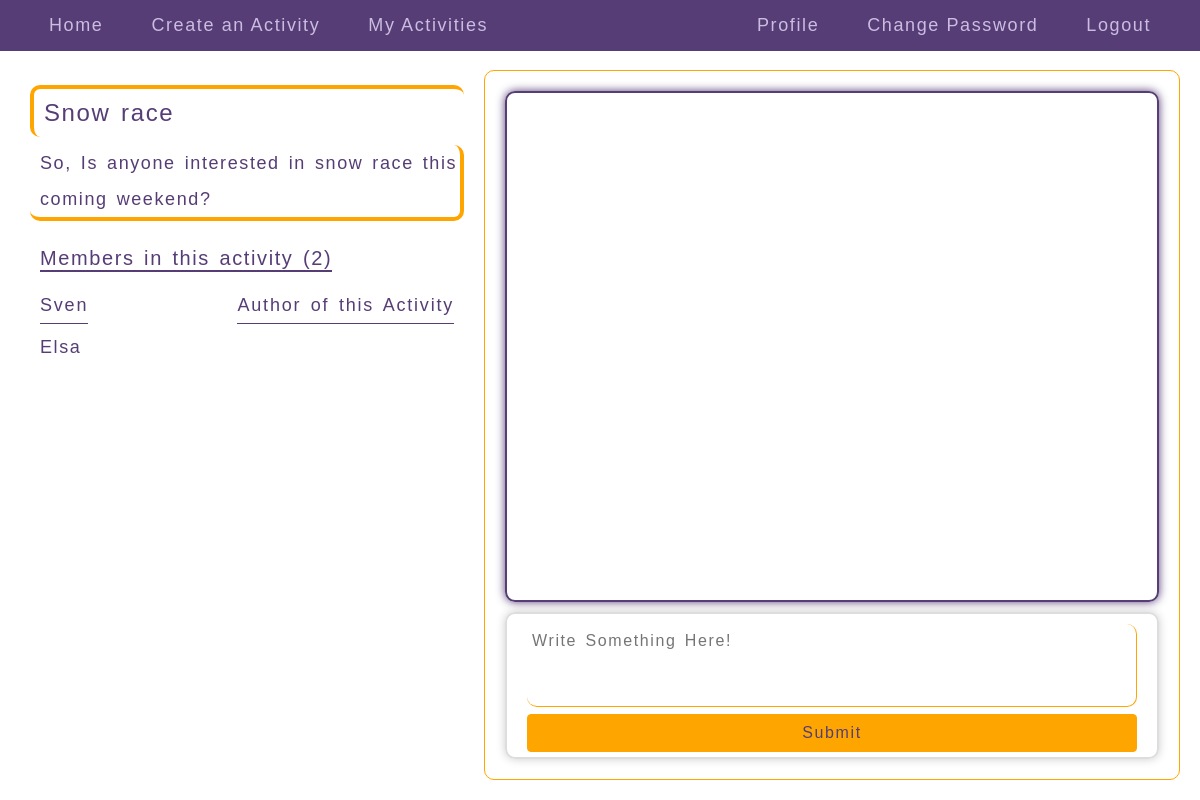
The app's page /activities/12 (signed in), older data.
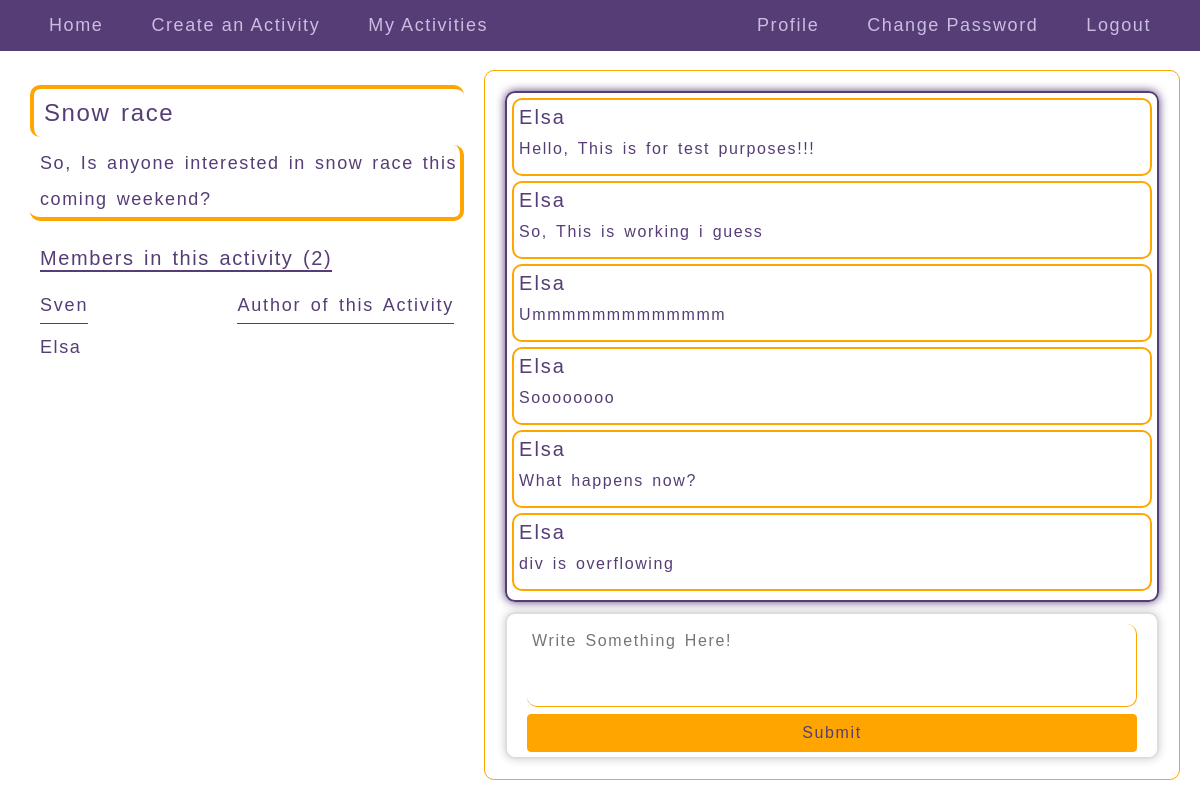
The same page, newer data.
### meet/models.py (models this page shows, shortened)
class Activity(models.Model):
    user = models.ForeignKey(User, on_delete=models.CASCADE, related_name="activities")
    title = models.CharField(max_length=128)
    description = models.TextField()
    time = models.DateTimeField(default=timezone.now)

class Joining(models.Model):
    user = models.ForeignKey(User, on_delete=models.CASCADE, related_name="joined_activities")
    activity = models.ForeignKey(Activity, on_delete=models.CASCADE, related_name="user_activities")

class Comment(models.Model):
    user = models.ForeignKey(User, on_delete=models.CASCADE, related_name="comments")
    activity = models.ForeignKey(Activity, on_delete=models.CASCADE, related_name="commented_activities")
    comment = models.TextField()

### meet/views.py (the view)
# urls.py: path("activities/<int:id>", views.displayactivity, name="display_activity"),
@login_required(login_url='/')
def displayactivity(request, id):
    if request.method == "POST":
        activity = Activity.objects.get(pk=id)
        user_comment = comment(request.POST)
        if user_comment.is_valid():
            obj = Comment(user=request.user, activity=activity, comment=user_comment.cleaned_data["description"])
            obj.save()
        return redirect("display_activity", id=id)
    else:
        activity = Activity.objects.get(pk=id)
        users = Joining.objects.filter(activity=activity).all()
        users_comments=Comment.objects.filter(activity=activity)
        users_list = []
        for user in users:
            users_list.append(user.user.username)
        form = comment()
        return render(request, "meet/activity.html", {
        "activity": activity, "users": users, "users_list": users_list, "form": form, "users_comments": users_comments
        })

### meet/views.py
class comment(forms.Form):
    description = forms.CharField(label="", widget=forms.Textarea(attrs={"rows": 3, "placeholder": "Write Something Here!"}))

### meet/templates/meet/activity.html (shortened to what this page needs)
{% extends "meet/layout.html" %}
{% block body %}
<div class="fc_display">
  <div class="left_half">
    <h4>{{ activity.title }}</h4>
    <p>{{ activity.description }}</p>
    <div class="left_half_members">
      <div class="fc_activity">
        <h5>Members in this activity ({{ users_list|length }})</h5>
      </div>
      <div class="activity_users_fc">
        <p>{{ activity.user.username }}</p>
        <p class="activity_users_author">Author of this Activity</p>
      </div>
      {% for user in users %}
        {% if user.user.username != activity.user.username %}
          <p class="activity_users">{{ user.user.username }}</p>
        {% endif %}
      {% endfor %}
    </div>
  </div>
  <div class="right_half">
    <div class="right_half_body">
      {% for comment in users_comments %}
        <div class="users_comments_on_activity">
          <h5>{{ comment.user.username }}</h5>
          <p>{{ comment.comment }}</p>
        </div>
      {% endfor %}
    </div>
    <div class="right_half_input">
      <form class="" method="post">
        {{ form }}
        <button type="submit" class="btn common_button">Submit</button>
      </form>
    </div>
  </div>
</div>
{% endblock %}

### meet/templates/meet/layout.html (shortened to what this page needs)
{% load static %}
<!DOCTYPE html>
<html lang="en" dir="ltr">
  <head>
    <link href="https://cdn.jsdelivr.net/npm/bootstrap@5.0.0-beta3/dist/css/bootstrap.min.css" rel="stylesheet">
    <link rel="stylesheet" href="{% static 'meet/styles.css' %}">
  </head>
  <body>
    {% if user.is_authenticated %}
    <div class="navigation">
      <a href="{% url 'index' %}">Home</a>
      <a href="{% url 'add_activity' %}">Create an Activity</a>
      <a href="{% url 'my_activities' %}">My Activities</a>
      <a href="{% url 'profile' %}" class="linktotheright">Profile</a>
      <a href="{% url 'password_change' %}">Change Password</a>
      <a href="{% url 'logout' %}">Logout</a>
    </div>
    {% endif %}
    {% block body %}
    {% endblock %}
  </body>
</html>

### meet/static/meet/styles.css (style rules this page uses)
* { font-family: Arial, sans-serif; }
html, body { padding: 0; margin: 0; }
.fc_display { height: calc(100vh - 60px); display: flex; padding: 15px; box-sizing: border-box; color: #563d76; letter-spacing: 0.1em; word-spacing: 0.15em; }
.fc_display > * { margin-right: 5px; }
.left_half, .right_half { flex-basis: 40%; box-sizing: border-box; padding: 15px; border: 1px solid #563d76; border: 1px solid orange; border-radius: 10px; }
.right_half { flex-basis: 60%; }
.left_half { border: none; font-size: 18px; }
.left_half p { margin: 0; }
.left_half h4, .left_half > p { padding-left: 10px; border-left: 4px solid orange; border-top: 4px solid orange; line-height: 2; border-radius: 10px; }
.left_half > p { border: none; border-right: 4px solid orange; border-bottom: 4px solid orange; }
.left_half_members { padding: 10px; }
.left_half_members h5 { margin: 0; border-bottom: 2px solid #563d76; }
.form_update button, .password_reset_complete a, .pagination_links a, .common_button { color: orange; border-color: #563d76; background: #563d76; color: #563d76; border-color: orange; background: orange; }
fieldset div, form > * { margin: 10px 0px; }
form { padding: 20px; border: 2px solid #ddd; border-radius: 10px; box-shadow: 0 0 10px #ccc; }
.navigation { display: flex; flex-wrap: wrap; padding: 0 25px; margin-bottom: 4px; background: #563d76; color: #cbbde2; letter-spacing: 0.1em; position: sticky; top: 0px; z-index: 2; }
.navigation a { text-decoration: none; color: inherit; padding: 12px 24px; font-size: 18px; }
.linktotheright { margin-left: auto; }
.fc_activity { display: flex; flex-flow: row wrap; align-items: center; margin: 15px 0; }
.fc_activity > * { margin: 5px 0; }
.activity_users_fc { display: flex; line-height: 2; letter-spacing: 0.1em; word-spacing: 0.15em; margin: 10px 0; }
.activity_users_fc > * { border-bottom: 1px solid #563d76; }
.activity_users_fc p.activity_users_author { margin-left: auto; }
.right_half * { letter-spacing: 0.1em; word-spacing: 0.15em; }
.right_half { height: 100%; display: flex; flex-direction: column; }
.right_half > * { margin: 5px; }
.right_half_header, .right_half_input { flex-basis: 15%; }
.right_half_body { padding: 5px; padding-bottom: 0; flex-basis: 85%; height: 75%; overflow: auto; }
.users_comments_on_activity { border: 2px solid orange; border-radius: 10px; padding: 5px; box-shadow: 0 0 5px solid orange; margin-bottom: 5px; }
.right_half_input input, .right_half_input textarea { border-radius: 10px; padding: 5px; height: 100%; width: 100%; box-sizing: border-box; border-color: orange; border-top: 0; border-left: 0; color: #563d76; }
.right_half_input * { margin: 0; }
.right_half_input textarea { resize: none; }
.right_half_input button { width: 100%; }
.right_half_body { border: 2px solid #563d76; border-radius: 10px; box-shadow: 0 0 10px #563d76; }
.right_half_body p { margin-bottom: 0.5em; }
.right_half_input form { padding-top: 10px; padding-bottom: 5px; }

Row changes from the older to the newer data that the page shows:
added Comment: user.username "Elsa", comment "Hello, This is for test purposes!!!"
added Comment: user.username "Elsa", comment "So, This is working i guess"
added Comment: user.username "Elsa", comment "Ummmmmmmmmmmmm"
added Comment: user.username "Elsa", comment "Soooooooo"
added Comment: user.username "Elsa", comment "What happens now?"
added Comment: user.username "Elsa", comment "div is overflowing"
